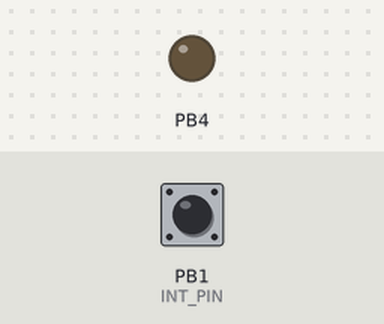
The sketch below on a simulated ATtiny85, built with avr-gcc and run on an emulated ATtiny85. Parts: output pins drawn as LEDs (lit = HIGH). Dashed ring = blinking. Inputs (shaded band) come from the test bench; at power-on: PB1 (INT_PIN) HIGH. EEPROM starts erased.

Above: at 1.2 s.
1.3 s: PB1 (INT_PIN) pulled LOW for 3.2 s
At 6.28 s:
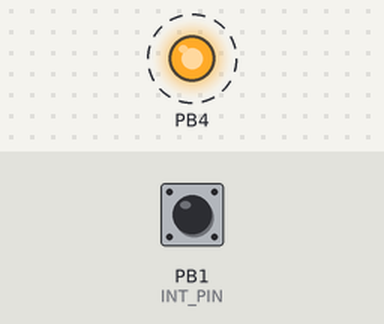
7.5 s: PB1 (INT_PIN) pulled LOW for 0.15 s
At 9.5 s:
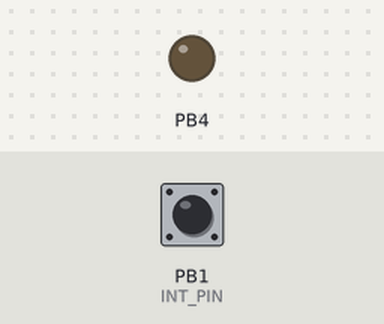
10.5 s: PB1 (INT_PIN) pulled LOW for 1 s
At 12.7 s:
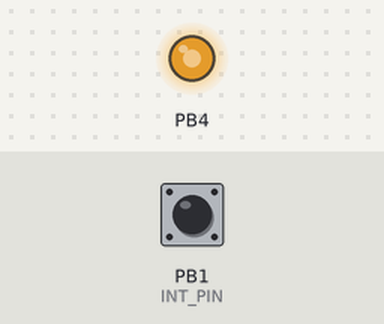
13.0 s: PB1 (INT_PIN) pulled LOW for 0.15 s
At 13.7 s:
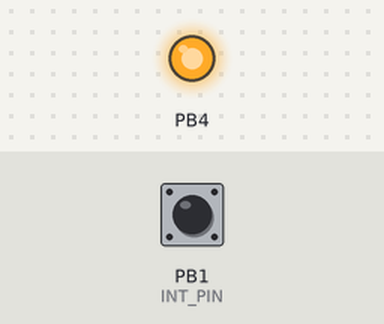
Timing chart, 0 to 15.6 s (numbered marks = the images above; inputs shaded):
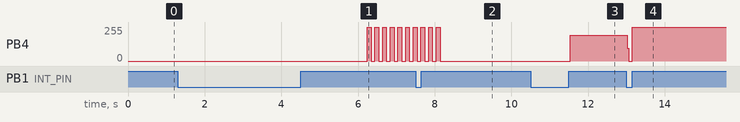

Measured:
- after the input at 1.3 s, PB4: alternates 255/255 for 0.10 s and 0/255 for 0.10 s, starting after 4.9 s
- after the input at 7.5 s, PB4: goes on until 8.1 s, then stays 0/255
- after the input at 10.5 s, PB4: 0/255 → 195/255 after 1.0 s
- after the input at 13.0 s, PB4: 195/255 → 0/255 at once, → 255/255 0.13 s later

The sketch:

ir.ino
```cpp
#define DECODE_SONY
#define DECODE_SAMSUNG
#define DECODE_NEC


#include <stdlib.h>

#define LED_PIN PB4

#include <IRremote.h>
#include <EEPROM.h>
#include <avr/io.h>

#define INT_PIN PB1
#define INTERRUPT_PIN PCINT1
#include <avr/interrupt.h>
#define PCINT_VECTOR PCINT0_vect

int mode = 1;
bool lastState = true;


typedef struct{
  IRData source;
  IRData destination;
} command;

command last;
command current;

void setup() {
  pinMode(4, OUTPUT);
  IrSender.begin(2);
  IrReceiver.begin(0, DISABLE_LED_FEEDBACK);

  cli();                            // Disable interrupts during setup
  PCMSK |= (1 << INTERRUPT_PIN);    // Enable interrupt handler (ISR) for our chosen interrupt pin (PCINT1/PB1/pin 6)
  GIMSK |= (1 << PCIE);             // Enable PCINT interrupt in the general interrupt mask
  pinMode(INT_PIN, INPUT_PULLUP);   // Set our interrupt pin as input with a pullup to keep it stable
  sei();
}

void loop() {
  if(mode == 0){
    choseFunction();
  } else {
    if(IrReceiver.decode()){
      current = lookup(IrReceiver.decodedIRData);
      if(current.source.address != 0){
        IrSender.sendSamsung(current.destination.address, current.destination.command, 3);
      }
    }
    IrReceiver.resume();
  }
}

ISR(PCINT_VECTOR)
{
  if( digitalRead(INT_PIN) == LOW ) {
    changeMode();
  }
}
```

eeprom.ino
```cpp
void writeCommand(command data){
  command current;
  for(int address = 0; address < (EEPROM.length() - sizeof(command)); address=address+sizeof(command)){
    EEPROM.get(address, current);
    if (current.source.address == 0x00){
      EEPROM.put(address, data);
      blinkLED(2, 100);
      return;
    }
  }
  blinkLED(10, 100);
}


void erase () {
  for (int i = 0 ; i < EEPROM.length() ; i++) {
    EEPROM.update(i, 0);
  }
  blinkLED(10, 100);
}

command lookup (IRData data) {
  command current;
  for(int address = 0; address < (EEPROM.length() - sizeof(command)); address=address+sizeof(command)){
    EEPROM.get(address, current);
    if(compare(data, current)){
      //Serial.println("found");
      blinkLED(1, 100);
      return current;
    } else {
      current.source.address == 0;
    }
  }
}
```

service.ino
```cpp
void searchAndSend () {
  if(IrReceiver.decode()){
      if(compare(IrReceiver.decodedIRData, last)){
        IrSender.sendSamsung(last.destination.address, last.destination.command, 3);
        blinkLED(1, 10);
        IrReceiver.resume();
        return;
      }
      current = lookup(IrReceiver.decodedIRData);
      last = current;
      if(current.source.address != 0){
        IrSender.sendSamsung(current.destination.address, current.destination.command, 3);
      }
    }
    IrReceiver.resume();
}

void changeMode() {
  if(mode == 0){
    mode = 1;

  } else {
    mode = 0;

  }
}

int compare (IRData data, command two) {
  if(data.command == two.source.command && data.address == two.source.address){
    return 1;
  } else {
    return 0;
  }
}


void choseFunction () {
  int pressTime = millis();
    int releaseTime = millis();
    while(digitalRead(INT_PIN) == LOW){
      releaseTime = millis();
    }
    if((releaseTime - pressTime)  <= 2000){
       program();
    } else {
      erase();
    }
}


void program() {
  digitalWrite(4, HIGH);

  command instance;
  IrReceiver.resume();
  while(1){
    if(IrReceiver.decode() && IrReceiver.decodedIRData.address != 0 && !(IrReceiver.decodedIRData.protocol == 0) && !(IrReceiver.decodedIRData.command == 0) ){
        //Serial.println("if 1");
        instance.source = IrReceiver.decodedIRData;
        IrReceiver.resume();
        break;
    }
    if(mode == 0){
      digitalWrite(4, LOW);
      return(0);
    }
  }
  IrReceiver.resume();
  blinkLEDrev(2, 250);


  while(1){
        if(IrReceiver.decode()  && !(IrReceiver.decodedIRData.command == instance.source.command) && IrReceiver.decodedIRData.address != 0 && !(IrReceiver.decodedIRData.protocol == 0) && !(IrReceiver.decodedIRData.command == 0)){
        //Serial.println("if 2");
        instance.destination = IrReceiver.decodedIRData;
        IrReceiver.resume();
        break;
    }
    IrReceiver.resume();

  }
  mode = 1;
  delay(1000);
  writeCommand(instance);
  //listEEPROM(10);
}

void blinkLED (int n, int del) {
  for(int i = 0; i < n; i++){
    digitalWrite(4, HIGH);
    delay(del);
    digitalWrite(4, LOW);
    delay(del);
  }
}

void blinkLEDrev (int n, int del) {
  for(int i = 0; i < n; i++){
    digitalWrite(4, LOW);
    delay(del);
    digitalWrite(4, HIGH);
    delay(del);
  }
}
```
